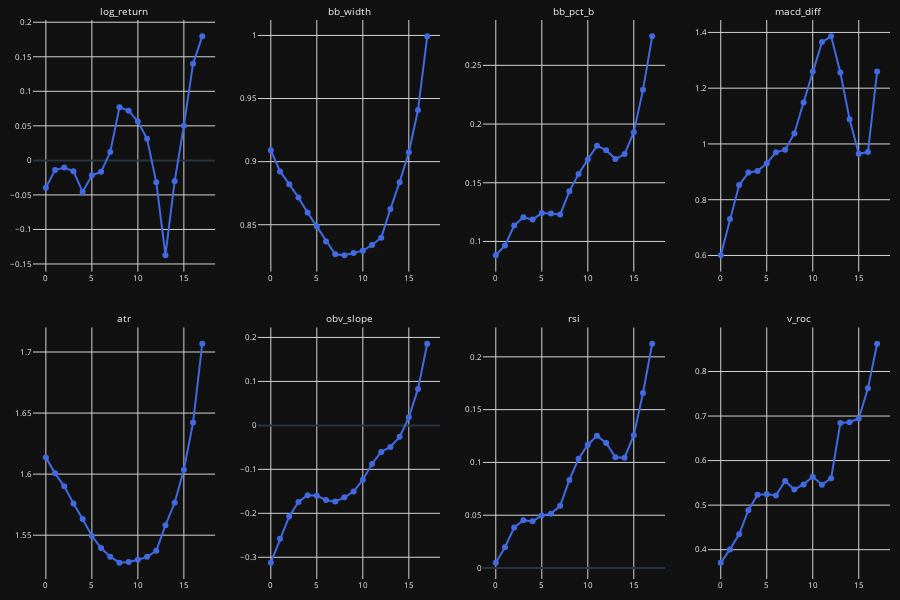

This figure's notebook cell:
### Code cell
import plotly.graph_objects as go
from plotly.subplots import make_subplots
import numpy as np

# 1. 서브플롯 레이아웃 설정 (2행 4열)
user_features = ['log_return', 'bb_width', 'bb_pct_b',
                 'macd_diff', 'atr', 'obv_slope',
                 'rsi', 'v_roc']

n_rows = 2
n_cols = 4
fig = make_subplots(
    rows=n_rows, cols=n_cols,
    subplot_titles=user_features,
    vertical_spacing=0.1
)

n_cluster = 0
cluster = x_train[clusters == n_cluster]
for i, feature in enumerate(user_features):
    avg_pattern = cluster[:, :, scaled.columns.get_loc(feature)].mean(axis=0)
    if i == 0:
        # print(avg_pattern)
        print(100 * np.exp(np.cumsum(avg_pattern)))
    fig.add_trace(
        go.Scatter(
            y=avg_pattern,
            mode='lines+markers',
            line=dict(color='royalblue'),
            showlegend=False,
            hovertemplate='(%{x}, %{y})<extra></extra>'
        ),
        row=(i // n_cols) + 1, col=(i % n_cols) + 1
    )

fig.update_annotations(font_size=10)
fig.update_layout(
    template="plotly_dark",
    height=600,
    margin=dict(t=20, b=10, l=10, r=10),
    showlegend=False
)
fig.update_xaxes(
    zerolinecolor='lightgrey',
    zerolinewidth=1,
    tickfont=dict(size=8),
    gridcolor='lightgrey'
)
fig.update_yaxes(
    tickfont=dict(size=8),
    gridcolor='lightgrey'
)

fig.show()

### Figure 1 — Plotly figure (JSON) as saved in the notebook; plotly's stock layout.template omitted (floating-point values rounded to 4 significant figures)
{"data": [{"hovertemplate": "(%{x}, %{y})<extra></extra>", "line": {"color": "royalblue"}, "mode": "lines+markers", "showlegend": false, "type": "scatter", "xaxis": "x", "y": [-0.03953, -0.01393, -0.01028, -0.01579, -0.04567, -0.02148, -0.01662, 0.01206, 0.07683, 0.07203, 0.0563, 0.03123, -0.03164, -0.1373, -0.03018, 0.0503, 0.1399, 0.1796], "yaxis": "y"}, {"hovertemplate": "(%{x}, %{y})<extra></extra>", "line": {"color": "royalblue"}, "mode": "lines+markers", "showlegend": false, "type": "scatter", "xaxis": "x2", "y": [0.9091, 0.8922, 0.8821, 0.8715, 0.8596, 0.8486, 0.8367, 0.8266, 0.8258, 0.8276, 0.8295, 0.8339, 0.8397, 0.8625, 0.8837, 0.9074, 0.9409, 0.9993], "yaxis": "y2"}, {"hovertemplate": "(%{x}, %{y})<extra></extra>", "line": {"color": "royalblue"}, "mode": "lines+markers", "showlegend": false, "type": "scatter", "xaxis": "x3", "y": [0.08827, 0.09655, 0.1136, 0.1205, 0.1186, 0.1241, 0.1237, 0.1231, 0.1427, 0.1575, 0.1697, 0.1815, 0.1778, 0.1702, 0.1744, 0.1931, 0.2291, 0.2747], "yaxis": "y3"}, {"hovertemplate": "(%{x}, %{y})<extra></extra>", "line": {"color": "royalblue"}, "mode": "lines+markers", "showlegend": false, "type": "scatter", "xaxis": "x4", "y": [0.6009, 0.7305, 0.8525, 0.8972, 0.903, 0.9303, 0.97, 0.9796, 1.038, 1.148, 1.26, 1.365, 1.386, 1.256, 1.089, 0.9647, 0.9708, 1.26], "yaxis": "y4"}, {"hovertemplate": "(%{x}, %{y})<extra></extra>", "line": {"color": "royalblue"}, "mode": "lines+markers", "showlegend": false, "type": "scatter", "xaxis": "x5", "y": [1.614, 1.601, 1.59, 1.576, 1.563, 1.549, 1.54, 1.532, 1.527, 1.528, 1.53, 1.532, 1.537, 1.558, 1.577, 1.604, 1.642, 1.707], "yaxis": "y5"}, {"hovertemplate": "(%{x}, %{y})<extra></extra>", "line": {"color": "royalblue"}, "mode": "lines+markers", "showlegend": false, "type": "scatter", "xaxis": "x6", "y": [-0.3123, -0.2576, -0.2072, -0.1741, -0.1587, -0.1602, -0.1696, -0.1734, -0.1638, -0.1505, -0.1236, -0.08782, -0.06032, -0.04912, -0.02615, 0.01832, 0.083, 0.1856], "yaxis": "y6"}, {"hovertemplate": "(%{x}, %{y})<extra></extra>", "line": {"color": "royalblue"}, "mode": "lines+markers", "showlegend": false, "type": "scatter", "xaxis": "x7", "y": [0.005058, 0.01973, 0.03836, 0.04528, 0.04418, 0.04973, 0.05151, 0.05886, 0.08342, 0.1035, 0.1168, 0.1252, 0.1185, 0.1049, 0.1045, 0.1258, 0.1658, 0.2124], "yaxis": "y7"}, {"hovertemplate": "(%{x}, %{y})<extra></extra>", "line": {"color": "royalblue"}, "mode": "lines+markers", "showlegend": false, "type": "scatter", "xaxis": "x8", "y": [0.3708, 0.4007, 0.4345, 0.4886, 0.5233, 0.5242, 0.5219, 0.5542, 0.5353, 0.5466, 0.5635, 0.5456, 0.5606, 0.6844, 0.6862, 0.6945, 0.7622, 0.8622], "yaxis": "y8"}], "layout": {"annotations": [{"font": {"size": 10}, "showarrow": false, "text": "log_return", "x": 0.1062, "xanchor": "center", "xref": "paper", "y": 1, "yanchor": "bottom", "yref": "paper"}, {"font": {"size": 10}, "showarrow": false, "text": "bb_width", "x": 0.3688, "xanchor": "center", "xref": "paper", "y": 1, "yanchor": "bottom", "yref": "paper"}, {"font": {"size": 10}, "showarrow": false, "text": "bb_pct_b", "x": 0.6313, "xanchor": "center", "xref": "paper", "y": 1, "yanchor": "bottom", "yref": "paper"}, {"font": {"size": 10}, "showarrow": false, "text": "macd_diff", "x": 0.8938, "xanchor": "center", "xref": "paper", "y": 1, "yanchor": "bottom", "yref": "paper"}, {"font": {"size": 10}, "showarrow": false, "text": "atr", "x": 0.1062, "xanchor": "center", "xref": "paper", "y": 0.45, "yanchor": "bottom", "yref": "paper"}, {"font": {"size": 10}, "showarrow": false, "text": "obv_slope", "x": 0.3688, "xanchor": "center", "xref": "paper", "y": 0.45, "yanchor": "bottom", "yref": "paper"}, {"font": {"size": 10}, "showarrow": false, "text": "rsi", "x": 0.6313, "xanchor": "center", "xref": "paper", "y": 0.45, "yanchor": "bottom", "yref": "paper"}, {"font": {"size": 10}, "showarrow": false, "text": "v_roc", "x": 0.8938, "xanchor": "center", "xref": "paper", "y": 0.45, "yanchor": "bottom", "yref": "paper"}], "height": 600, "margin": {"b": 10, "l": 10, "r": 10, "t": 20}, "showlegend": false, "xaxis": {"anchor": "y", "domain": [0, 0.2125], "gridcolor": "lightgrey", "tickfont": {"size": 8}, "zerolinecolor": "lightgrey", "zerolinewidth": 1}, "xaxis2": {"anchor": "y2", "domain": [0.2625, 0.475], "gridcolor": "lightgrey", "tickfont": {"size": 8}, "zerolinecolor": "lightgrey", "zerolinewidth": 1}, "xaxis3": {"anchor": "y3", "domain": [0.525, 0.7375], "gridcolor": "lightgrey", "tickfont": {"size": 8}, "zerolinecolor": "lightgrey", "zerolinewidth": 1}, "xaxis4": {"anchor": "y4", "domain": [0.7875, 1], "gridcolor": "lightgrey", "tickfont": {"size": 8}, "zerolinecolor": "lightgrey", "zerolinewidth": 1}, "xaxis5": {"anchor": "y5", "domain": [0, 0.2125], "gridcolor": "lightgrey", "tickfont": {"size": 8}, "zerolinecolor": "lightgrey", "zerolinewidth": 1}, "xaxis6": {"anchor": "y6", "domain": [0.2625, 0.475], "gridcolor": "lightgrey", "tickfont": {"size": 8}, "zerolinecolor": "lightgrey", "zerolinewidth": 1}, "xaxis7": {"anchor": "y7", "domain": [0.525, 0.7375], "gridcolor": "lightgrey", "tickfont": {"size": 8}, "zerolinecolor": "lightgrey", "zerolinewidth": 1}, "xaxis8": {"anchor": "y8", "domain": [0.7875, 1], "gridcolor": "lightgrey", "tickfont": {"size": 8}, "zerolinecolor": "lightgrey", "zerolinewidth": 1}, "yaxis": {"anchor": "x", "domain": [0.55, 1], "gridcolor": "lightgrey", "tickfont": {"size": 8}}, "yaxis2": {"anchor": "x2", "domain": [0.55, 1], "gridcolor": "lightgrey", "tickfont": {"size": 8}}, "yaxis3": {"anchor": "x3", "domain": [0.55, 1], "gridcolor": "lightgrey", "tickfont": {"size": 8}}, "yaxis4": {"anchor": "x4", "domain": [0.55, 1], "gridcolor": "lightgrey", "tickfont": {"size": 8}}, "yaxis5": {"anchor": "x5", "domain": [0, 0.45], "gridcolor": "lightgrey", "tickfont": {"size": 8}}, "yaxis6": {"anchor": "x6", "domain": [0, 0.45], "gridcolor": "lightgrey", "tickfont": {"size": 8}}, "yaxis7": {"anchor": "x7", "domain": [0, 0.45], "gridcolor": "lightgrey", "tickfont": {"size": 8}}, "yaxis8": {"anchor": "x8", "domain": [0, 0.45], "gridcolor": "lightgrey", "tickfont": {"size": 8}}}}
